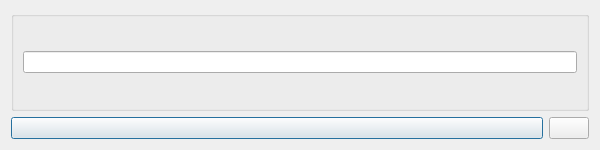
<?xml version="1.0" encoding="UTF-8"?>
<ui version="4.0">
 <class>JsonExport</class>
 <widget class="QDialog" name="JsonExport">
  <property name="geometry">
   <rect>
    <x>0</x>
    <y>0</y>
    <width>600</width>
    <height>150</height>
   </rect>
  </property>
  <property name="minimumSize">
   <size>
    <width>600</width>
    <height>150</height>
   </size>
  </property>
  <property name="windowTitle">
   <string>Dialog</string>
  </property>
  <layout class="QVBoxLayout" name="verticalLayout_2" stretch="1,0">
   <item>
    <widget class="QGroupBox" name="prefixBox">
     <property name="title">
      <string/>
     </property>
     <layout class="QHBoxLayout" name="horizontalLayout_2">
      <item>
       <widget class="QLineEdit" name="prefixEdit"/>
      </item>
     </layout>
    </widget>
   </item>
   <item>
    <layout class="QHBoxLayout" name="horizontalLayout" stretch="1,0">
     <item>
      <widget class="QPushButton" name="exportButton">
       <property name="text">
        <string/>
       </property>
      </widget>
     </item>
     <item>
      <widget class="QPushButton" name="cancelButton">
       <property name="text">
        <string/>
       </property>
      </widget>
     </item>
    </layout>
   </item>
  </layout>
 </widget>
 <resources/>
 <connections/>
</ui>
